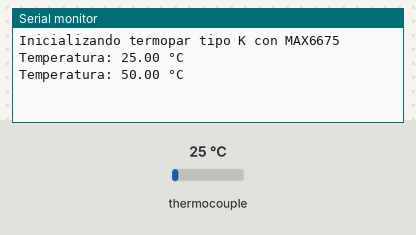
Recording of a program running on a simulated Arduino Mega 2560, built with avr-gcc and run on an emulated ATmega2560. On the bench: the last lines printed to the serial monitor. Wiring (inferred from the names in the program): MAX6675 thermocouple converter: CS pin 5; MISO pin 6; SCK pin 7. The inputs (shaded band) are chosen by the test bench; at power-on: thermocouple 25 °C.

Above: at 1.7 s.
1.8 s: thermocouple set to 6 °C
At 3.1 s:
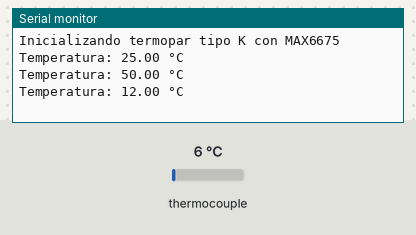
3.3 s: thermocouple set to 75 °C
At 4.3 s:
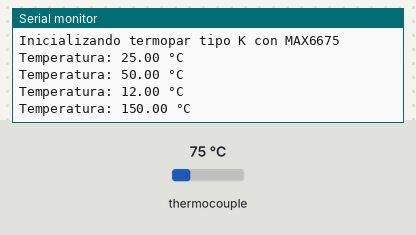
Timing chart, 0 to 6.3 s (numbered marks = the images above; inputs shaded):
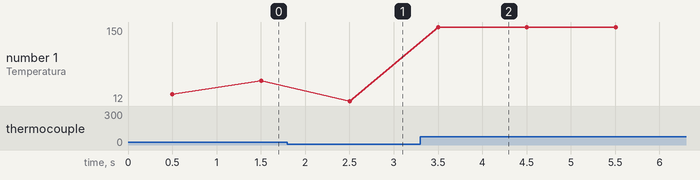

Measured:
- after the input at 1.8 s, the serial monitor: prints a new line after 0.70 s (image 1)
- after the input at 3.3 s, the serial monitor: prints a new line after 0.20 s (image 2)
- plotted number 1: 50 → 12 after the input at 1.8 s, 12 → 150 after the input at 3.3 s

The program:

main.cpp
```cpp
#include <Arduino.h>
#include <SPI.h>

// Definición de pines
const int SO_PIN = 6;   // Pin SO (MISO)
const int SCK_PIN = 7;   // Pin SCK (reloj)
const int CS_PIN = 5;    // Pin CS (selección de chip)

// Inicialización del módulo MAX6675
void setup() {
  Serial.begin(9600);
  pinMode(CS_PIN, OUTPUT);
  pinMode(SCK_PIN, OUTPUT);
  pinMode(SO_PIN, INPUT);

  digitalWrite(CS_PIN, HIGH); // Desactivar el módulo inicialmente

  Serial.println("Inicializando termopar tipo K con MAX6675");
  delay(500); // Pequeña pausa para estabilización
}

// Función para leer la temperatura
float readThermocouple() {
  uint16_t rawData = 0;
  float temperature;

  // Iniciar la comunicación
  digitalWrite(CS_PIN, LOW);
  delayMicroseconds(1);

  // Leer los 16 bits de datos
  rawData = 0;
  for (int i = 15; i >= 0; i--) {
    digitalWrite(SCK_PIN, LOW);
    delayMicroseconds(1);

    if (digitalRead(SO_PIN)) {
      rawData |= (1 << i); // Setear el bit si SO está en HIGH
    }

    digitalWrite(SCK_PIN, HIGH);
    delayMicroseconds(1);
  }

  digitalWrite(CS_PIN, HIGH);

  // Verificar si hay conexión del termopar
  if (rawData & 0x4) {
    // Bit 2 indica circuito abierto (sin termopar conectado)
    Serial.println("ERROR: Termopar no conectado o circuito abierto!");
    return NAN;
  }

  // El bit 15 es el bit de signo (no usado en MAX6675)
  // Los bits 14-3 contienen la temperatura en formato 12 bits (0.25°C por bit)
  rawData >>= 3;
  temperature = rawData * 0.25;

  return temperature;
}

void loop() {
  float temp = readThermocouple();

  if (!isnan(temp)) {
    Serial.print("Temperatura: ");
    Serial.print(temp);
    Serial.println(" °C");
  }

  delay(1000); // Esperar 1 segundo entre lecturas
}
```
